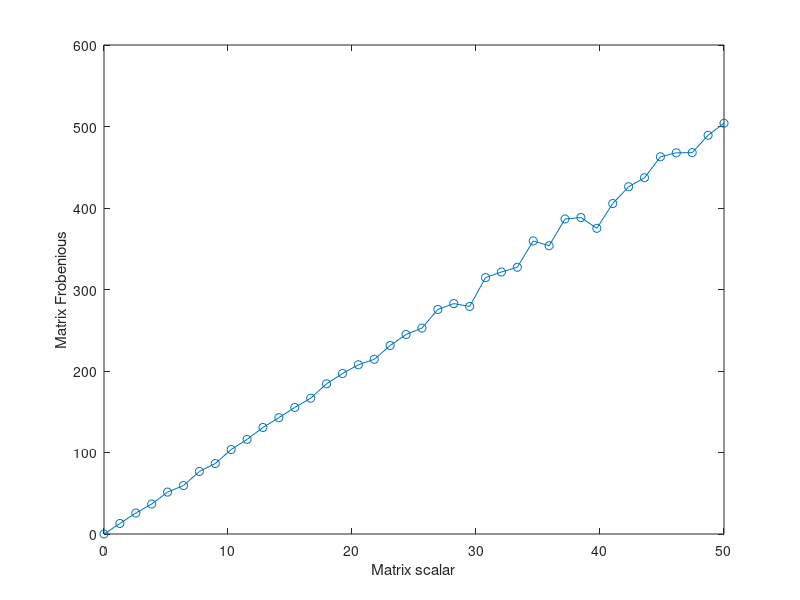

MATLAB code to generate this figure:
% Clear workspace, command window, and close all figures
clc; clear; close all;

%%%%%%%%%%%%%%%%% TODO %%%%%%%%%%%%%%%%%
% experiment simulations
% range of scaling parameters (0 to 50 in 40 steps)
%   hint: use linspace
scalingVals = linspace(0, 50, 40);

nExperiments = 10;

% initialize output
matrixNorms = zeros(length(scalingVals), nExperiments);

% run experiment
for si = 1:length(scalingVals)
  for expi = 1:nExperiments

    % generate a random scaled matrix
    m = scalingVals(si) * randn(10, 10);
    % store its norm Frobenius
    frnorm = sqrt(trace(m'*m));
    % matrixNorms
    matrixNorms(si, expi) = frnorm;
  end
end

% plot the results refer to figure of slide 100
mean_frnorm = mean(matrixNorms, 2);
plot(scalingVals, mean_frnorm, 'o-');
hold on;

xlabel('Matrix scalar');
ylabel('Matrix Frobenious');

xlim([0, 50]);
ylim([0, 600]);


%%%%%%%%%%%%%%%%%%%%%%%%%%%%%%%%%%%%%%%%%